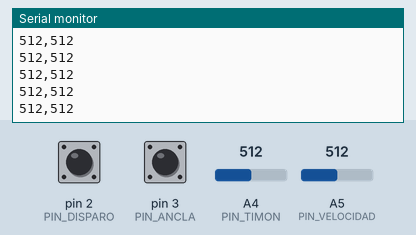
Recording of a sketch running on a simulated Arduino Uno, built with avr-gcc and run on an emulated ATmega328P. Shown: the last lines printed to the serial monitor. The inputs (shaded band) are chosen by the test bench; at power-on: A4 (PIN_TIMON) = 512, pin 2 (PIN_DISPARO) HIGH, pin 3 (PIN_ANCLA) HIGH, A5 (PIN_VELOCIDAD) = 512.

Above: at 1.2 s.
1.3 s: A4 (PIN_TIMON) set to 108
At 2.1 s:
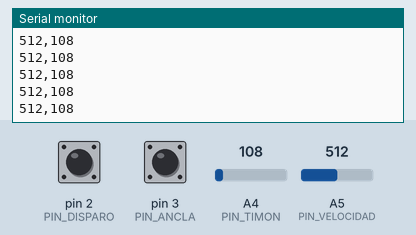
4.3 s: A4 (PIN_TIMON) set to 91
At 5.0 s:
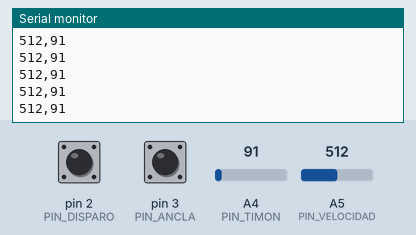
Timing chart, 0 to 7.3 s (numbered marks = the images above; inputs shaded):
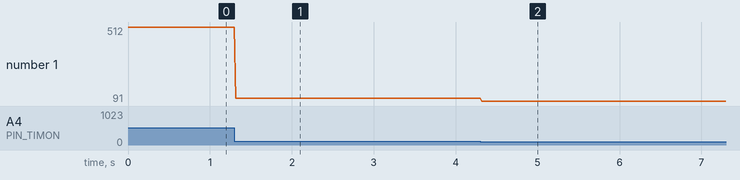

Measured:
- after the input at 1.3 s, the serial monitor: prints a new line at once (image 1)
- after the input at 4.3 s, the serial monitor: prints a new line at once (image 2)
- plotted number 1: 512 → 108 after the input at 1.3 s, 108 → 91 after the input at 4.3 s

The sketch:

Arduino.ino
```cpp
// Pines de los potenciómetros
const int PIN_VELOCIDAD = A5;
const int PIN_TIMON = A4;

// Pines de botones
const int PIN_DISPARO = 2;
const int PIN_ANCLA = 3;

bool anclaBajada = false;

void setup() {
  Serial.begin(9600);

  pinMode(PIN_DISPARO, INPUT_PULLUP);
  pinMode(PIN_ANCLA, INPUT_PULLUP);
}

void loop() {
  // ===== POTENCIÓMETROS =====
  int valorVelocidad = analogRead(PIN_VELOCIDAD);
  int valorTimon = analogRead(PIN_TIMON);

  Serial.print(valorVelocidad);
  Serial.print(",");
  Serial.println(valorTimon);

  // ===== BOTÓN DISPARO =====
  if (digitalRead(PIN_DISPARO) == LOW) {
    Serial.println("DISPARO");
    delay(200); // evita spam
  }

  // ===== BOTÓN ANCLA =====
  if (digitalRead(PIN_ANCLA) == LOW) {
    anclaBajada = !anclaBajada;

    if (anclaBajada) {
      Serial.println("ANCLA_BAJA");
    } else {
      Serial.println("ANCLA_SUBE");
    }

    delay(200); // evita múltiples cambios
  }

  delay(20);
}
```
